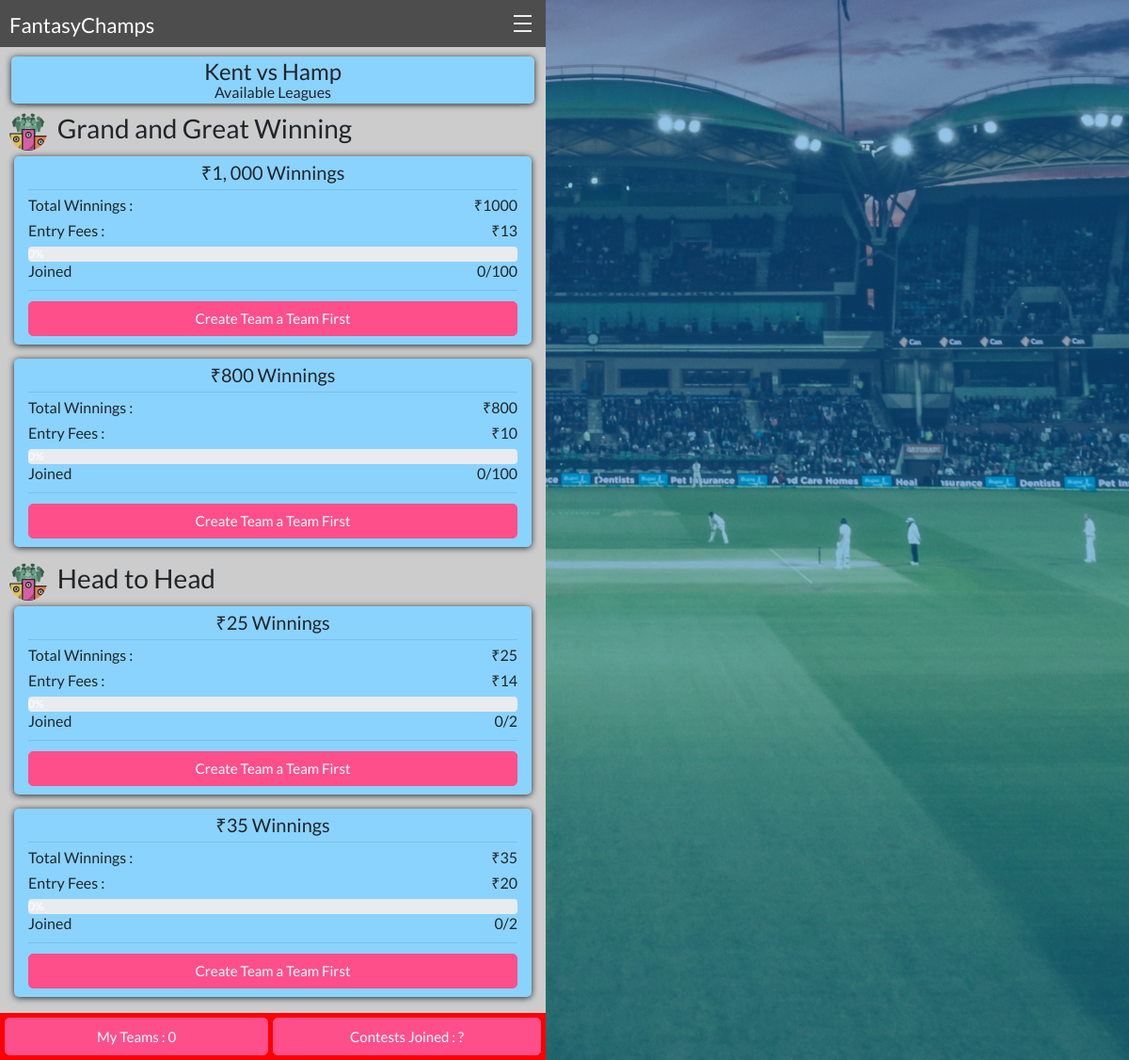
/cricket_center/match/IineWe88 (signed in), run on the app's committed database.
### cricket_center/models.py (models this page shows, shortened)
class ContestDetail(models.Model):
    contest_of_match = models.ForeignKey(MatchDetail)
    contest_name = models.CharField(max_length=100)
    contest_slug = models.CharField(max_length=512, unique=True, default="Test")
    contest_price = models.IntegerField()
    contest_fee = models.IntegerField()
    contest_size = models.IntegerField()
    total_player_joined = models.IntegerField()
    joined_percentage = models.IntegerField(default=0)
    contest_category = models.CharField(max_length=100)
    filled_status = models.BooleanField(default=False)
    bonus_contest = models.BooleanField(default=False)
    free_contest = models.BooleanField(default=False)
    def __str__(self):
        return self.contest_slug

### cricket_center/views.py (the view)
# urls.py: url(r'match/(?P<slug>[\w]+)', views.SingleMatchView, name='match'),
@login_required(login_url='IndexView')
def SingleMatchView(request, slug):
    print(slug)
    try:
        match_obj = MatchDetail.objects.get(match_slug__exact=slug)
    except MatchDetail.DoesNotExist:
        return HttpResponse("Something went Wrong!")
    all_contests_obj = match_obj.contestdetail_set.all()
    print(all_contests_obj)
    total_teams = IndiaWestIndiesTeam.objects.filter(username_of_player__exact=request.user.username)
    return render(request, "cricket_center/match.html", context={'all_contests_obj': all_contests_obj, 'match_slug': slug, 'total_teams': total_teams})

### templates/cricket_center/match.html (shortened to what this page needs)
{% extends "cricket_center_base.html" %}
{% load staticfiles %}
{% load widget_tweaks %}
{% load user_agents %}
{% block stylesheets %}
  {{block.super}}
{% endblock stylesheets %}
{% block other_page_content %}
	<div class="MainBackground">
	  <div class="color-overlay"></div>
	</div>
	<div class="MatchAreaForMatch">
	  <div class="MatchCard">
	  	<center>
	  		<h4 style="position:relative;top:2px;">Kent vs Hamp</h4>
	  		<h6 style="position:relative;top:-9px;">Available Leagues</h6>
	  		<hr class="HrSeparatorOfInfoBar">
	  	</center>
	  </div>
	  <h3><span><img src="{% static "images/MultipleChampion.png" %}" alt="Image Not Found" class="LeagueImage"></span>&nbsp; Grand and Great Winning</h3>
	  {% for contest in all_contests_obj %}
		{% if contest.contest_category == 'Great and Grand Winning' %}
			<div class="LeagueArea row">
		  	    <div class="row col-xs-12">
		  	      <div class="col-xs-12 LeagueCard">
		  	  	    <center><h5 class="LeagueName">{{contest.contest_name}}</h5></center>
		  	  	    <hr>
		  	  	    <div class="LeagueInfoContainer">
		  	  	      <h6>Total Winnings : <span style="float:right;">₹{{contest.contest_price}}</span></h6>
			  	      <h6>Entry Fees : <span style="float:right;">₹{{contest.contest_fee}}</span></h6>
		  	 	      <div class="progress">
				        <div class="progress-bar progress-bar-striped active" role="progressbar" aria-valuenow="40" aria-valuemin="0" aria-valuemax="100" style="width:{{ contest.joined_percentage }}%">{{contest.joined_percentage}}%</div>
				      </div>
				      <h6>Joined<span style="float:right;">{{contest.total_player_joined}}/{{contest.contest_size}}</span></h6>
			  	      <hr>
			  	      {% if total_teams.count == 0 %}
				  	      <center><a href="{% url 'cricket_center:create_team' slug=match_slug %}"><button type="button" class="btn btn-success btn-lg JoinNow">Create Team a Team First</b></button></a></center>
				  	  {% else %}
				  	  	  <center><button type="button" class="btn btn-success btn-lg JoinNow JoinNowClass" check-teams="{% url 'cricket_center:join_now_contest' match_slug=match_slug contest_slug=contest.contest_slug %}">Join Now</button></center>
				  	  {% endif %}
		  	  	    </div>
		  	      </div>
			    </div>
			</div>
		{% endif %}
	  {% endfor %}
	  <h3><span><img src="{% static "images/MultipleChampion.png" %}" alt="Image Not Found" class="LeagueImage"></span>&nbsp; Head to Head</h3>
	  {% for contest in all_contests_obj %}
		{% if contest.contest_category == 'Head to Head' %}
			<div class="LeagueArea row">
		  	    <div class="row col-xs-12">
		  	      <div class="col-xs-12 LeagueCard">
		  	  	    <center><h5 class="LeagueName">{{contest.contest_name}}</h5></center>
		  	  	    <hr>
		  	  	    <div class="LeagueInfoContainer">
		  	  	      <h6>Total Winnings : <span style="float:right;">₹{{contest.contest_price}}</span></h6>
			  	      <h6>Entry Fees : <span style="float:right;">₹{{contest.contest_fee}}</span></h6>
		  	 	      <div class="progress">
				        <div class="progress-bar progress-bar-striped active" role="progressbar" aria-valuenow="40" aria-valuemin="0" aria-valuemax="100" style="width:{{ contest.joined_percentage }}%">{{contest.joined_percentage}}%</div>
				      </div>
				      <h6>Joined<span style="float:right;">{{contest.total_player_joined}}/{{contest.contest_size}}</span></h6>
			  	      <hr>
			  	      {% if total_teams.count == 0 %}
				  	      <center><a href="{% url 'cricket_center:create_team' slug=match_slug %}"><button type="button" class="btn btn-success btn-lg JoinNow">Create Team a Team First</b></button></a></center>
				  	  {% else %}
				  	  	  <center><button type="button" class="btn btn-success btn-lg JoinNow JoinNowClass" check-teams="{% url 'cricket_center:join_now_contest' match_slug=match_slug contest_slug=contest.contest_slug%}">Join Now</button></center>
				  	  {% endif %}
		  	  	    </div>
		  	      </div>
			    </div>
			</div>
		{% endif %}
	  {% endfor %}
	  <div class="footer">
		<a href="#"><button class="btn btn-success FooterInfoLeft">
			My Teams : {{ total_teams.count }}
		</button></a>
		<a href="#"><button class="btn btn-success FooterInfoRight">
			Contests Joined : ?
		</button></a>
	  </div>
	</div>
{% endblock %}

### static/css/cricket_center/cricket_center_main.css (style rules this page uses)
.MatchAreaForMatch { position: relative; display: inline-block; width: 580px; display: inline-block; height: -moz-calc(100vh - 100px); height: -webkit-calc(100vh - 100px); height: calc(100vh - 100px); overflow-x: auto; left: 0%; background-color: #ccc; background-size: cover; }
.MainBackground { background: url('../../images/backoneOri.jpg') no-repeat center / cover; width: 100vw; height: 100%; position: fixed; margin: 0; top: 0%; content: ""; overflow: hidden; }
.color-overlay { width: 100%; height: 100%; background: rgba(2,112,200,0.7); opacity: .6; position: absolute; }
body { font-family: 'Lato', sans-serif; font-weight: 400; margin: 0px; }
* { box-sizing: border-box; }
.LeagueImage { margin-left:10px; width:40px; border-radius:50%; }
.LeagueArea { width:100%; }
.LeagueCard { top:-1%; height:200px; background-color: #8AD3FF; border-radius: 5px; -webkit-box-shadow: 0 1px 7px; -moz-box-shadow: 0 1px 7px; box-shadow: 0 1px 7px; margin-bottom: 15px; }
.JoinNow { position: relative; background-color: #ff4f8b !important; border-color: #ff4f8b !important; border-radius: 5px; font-size: 15px; padding: 6px 12px; color:#fff; width: 100%; top:-10px; }
.LeagueName { position: relative; top:5px;; }
.LeagueCard hr { position: relative; top:-5px; }
.LeagueInfoContainer { position: relative; top:-15px; }
.MatchCard { top:10px; margin-bottom: 20px; position: relative; height:50px; width:96%; left:2%; background-color: #8AD3FF; border-radius: 5px; -webkit-box-shadow: 0 1px 7px; -moz-box-shadow: 0 1px 7px; box-shadow: 0 1px 7px; }
.footer { position: fixed; display: inline-block; width: 580px; height: 50px; bottom: 0%; background-color: red; }
.FooterInfoRight { position: relative; display: inline-block; background-color: #ff4f8b !important; border-color: #ff4f8b !important; border-radius: 5px; font-size: 15px; padding: 6px 12px; color:#fff; width: 285px; top:10%; float: right; margin-right: 5px; height: 80%; }
.FooterInfoLeft { position: relative; display: inline-block; background-color: #ff4f8b !important; border-color: #ff4f8b !important; border-radius: 5px; font-size: 15px; padding: 6px 12px; color:#fff; width: 280px; float: left; margin-left: 5px; top:10%; height: 80%; }
.HrSeparatorOfInfoBar { position: relative; width: 94%; top:-20px; }

### data on the page
ContestDetail: contest_name "₹1, 000 Winnings", contest_price "1000", contest_fee "13", joined_percentage "0", total_player_joined "0", contest_size "100"
ContestDetail: contest_name "₹800 Winnings", contest_price "800", contest_fee "10", joined_percentage "0", total_player_joined "0", contest_size "100"
ContestDetail: contest_name "₹25 Winnings", contest_price "25", contest_fee "14", joined_percentage "0", total_player_joined "0", contest_size "2"
ContestDetail: contest_name "₹35 Winnings", contest_price "35", contest_fee "20", joined_percentage "0", total_player_joined "0", contest_size "2"

### other printed values
{{ total_teams.count }} "0"
